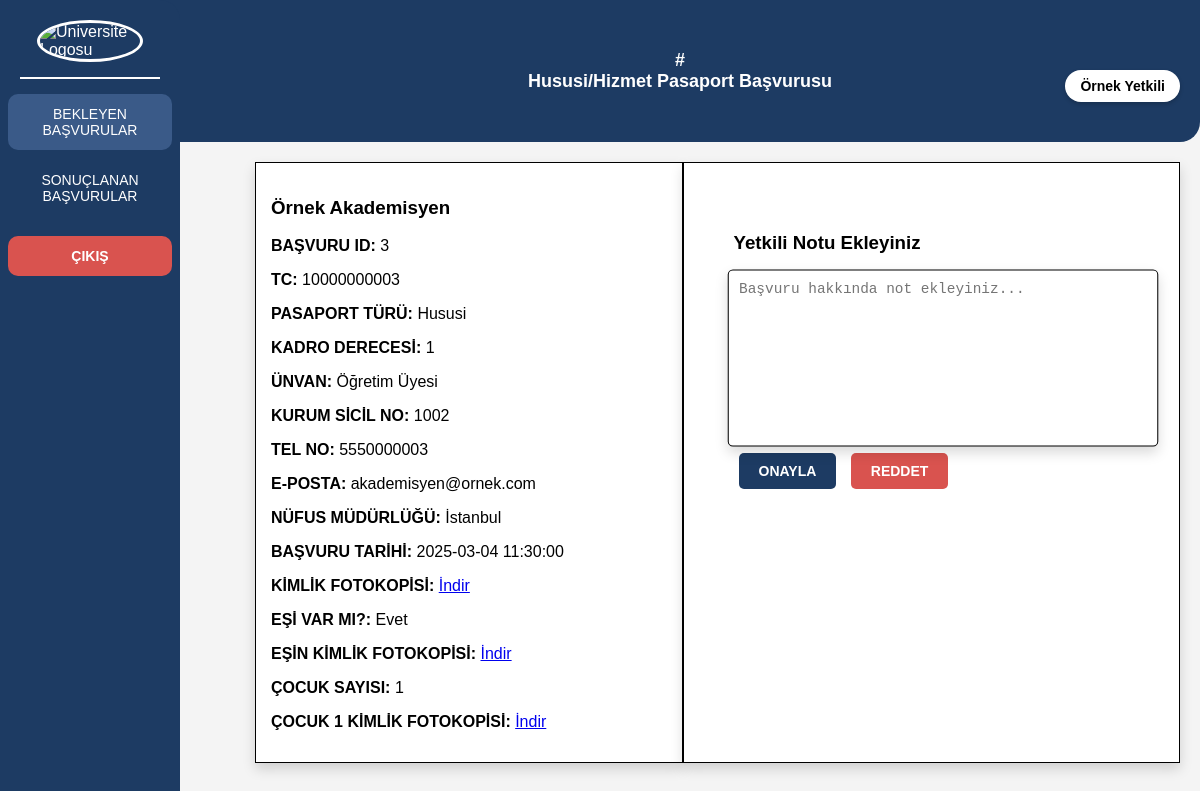
/kisibilgileri.php?id=2 (signed in), run on the app's committed database.
### tables this page shows
CREATE TABLE `users` (
  `id` int(11) NOT NULL,
  `ad_soyad` varchar(100) NOT NULL,
  `email` varchar(100) NOT NULL,
  `sifre` varchar(255) NOT NULL,
  `tc` varchar(11) NOT NULL,
  `telefon` varchar(15) NOT NULL,
  `role` tinyint(1) NOT NULL DEFAULT 0,
  `created_at` timestamp NOT NULL DEFAULT current_timestamp(),
  `faculty` varchar(255) NOT NULL,
  `position` varchar(255) NOT NULL
);

CREATE TABLE `applications` (
  `id` int(11) NOT NULL,
  `user_id` int(11) NOT NULL,
  `pasaport_turu` enum('Hususi','Hizmet') NOT NULL,
  `kadro` varchar(50) NOT NULL,
  `unvan` varchar(50) NOT NULL,
  `kurum_sicil_no` varchar(20) NOT NULL,
  `tel_no` varchar(15) NOT NULL,
  `email` varchar(100) NOT NULL,
  `nufus_mudurlugu` varchar(50) NOT NULL,
  `kimlik_fotokopisi` varchar(255) NOT NULL,
  `basvuru_tarihi` timestamp NOT NULL DEFAULT current_timestamp(),
  `surec` varchar(50) NOT NULL,
  `notlar` text DEFAULT NULL,
  `esi_var_mi` enum('Var','Yok') NOT NULL DEFAULT 'Yok',
  `es_kimlik_fotokopisi` varchar(255) DEFAULT NULL,
  `cocuk_sayisi` int(11) DEFAULT 0,
  `faculty` varchar(255) NOT NULL
);

CREATE TABLE `cocuklar` (
  `id` int(11) NOT NULL,
  `application_id` int(11) NOT NULL,
  `kimlik_fotokopisi` varchar(255) NOT NULL
);

### kisibilgileri.php (the view, shortened to what this page needs)
<?php
include 'db.php';
$yetkili_adi = $_SESSION['user_name'];
$basvuru_id = $_GET['id'];
$sql = "SELECT * FROM applications WHERE id = ?";
$stmt = $conn->prepare($sql);
$stmt->bind_param("i", $basvuru_id);
$stmt->execute();
$result = $stmt->get_result();
$basvuru = $result->fetch_assoc();
$user_sql = "SELECT ad_soyad, tc FROM users WHERE id = ?";
$user_stmt = $conn->prepare($user_sql);
$user_stmt->bind_param("i", $basvuru['user_id']);
$user_stmt->execute();
$user_result = $user_stmt->get_result();
$user_data = $user_result->fetch_assoc();
$user_name = $user_data['ad_soyad'];
$user_tc = $user_data['tc'];
?>
<!DOCTYPE html>
<html lang="tr">
<head>
</head>
<body>
    <div class="sidebar">
        <img src="#" alt="Üniversite Logosu">
        <div class="divider"></div>
        <a href="yetkilisayfa.php" class="active">BEKLEYEN BAŞVURULAR</a>
        <a href="sonuclananbasvuru.php">SONUÇLANAN BAŞVURULAR</a>
        <a href="index.php" class="logout-button">ÇIKIŞ</a>
    </div>
    <div class="header">
        # <br> Hususi/Hizmet Pasaport Başvurusu
        <div class="account-name"><?php echo htmlspecialchars($yetkili_adi); ?></div>
    </div>
    <div class="content">
        <div class="info-box">
            <h3><?php echo htmlspecialchars($user_name); ?></h3>
            <p><strong>BAŞVURU ID:</strong> <?php echo htmlspecialchars($basvuru['user_id']); ?></p>
            <p><strong>TC:</strong> <?php echo htmlspecialchars($user_tc); ?></p>
            <p><strong>PASAPORT TÜRÜ:</strong> <?php echo htmlspecialchars($basvuru['pasaport_turu']); ?></p>
            <p><strong>KADRO DERECESİ:</strong> <?php echo htmlspecialchars($basvuru['kadro']); ?></p>
            <p><strong>ÜNVAN:</strong> <?php echo htmlspecialchars($basvuru['unvan']); ?></p>
            <p><strong>KURUM SİCİL NO:</strong> <?php echo htmlspecialchars($basvuru['kurum_sicil_no']); ?></p>
            <p><strong>TEL NO:</strong> <?php echo htmlspecialchars($basvuru['tel_no']); ?></p>
            <p><strong>E-POSTA:</strong> <?php echo htmlspecialchars($basvuru['email']); ?></p>
            <p><strong>NÜFUS MÜDÜRLÜĞÜ:</strong> <?php echo htmlspecialchars($basvuru['nufus_mudurlugu']); ?></p>
            <p><strong>BAŞVURU TARİHİ:</strong> <?php echo htmlspecialchars($basvuru['basvuru_tarihi']); ?></p>
            <p><strong>KİMLİK FOTOKOPİSİ:</strong> <a href="<?php echo htmlspecialchars($basvuru['kimlik_fotokopisi']); ?>" download>İndir</a></p>
            <p><strong>EŞİ VAR MI?:</strong> <?php echo ($basvuru['esi_var_mi'] == "Var") ? "Evet" : "Hayır"; ?></p>
<?php if ($basvuru['esi_var_mi'] == "Var" && !empty($basvuru['es_kimlik_fotokopisi'])): ?>
    <p><strong>EŞİN KİMLİK FOTOKOPİSİ:</strong> <a href="<?php echo htmlspecialchars($basvuru['es_kimlik_fotokopisi']); ?>" download>İndir</a></p>
<?php endif; ?>
<p><strong>ÇOCUK SAYISI:</strong> <?php echo htmlspecialchars($basvuru['cocuk_sayisi']); ?></p>
<?php
if ($basvuru['cocuk_sayisi'] > 0):
    $sql_cocuklar = "SELECT kimlik_fotokopisi FROM cocuklar WHERE application_id = ?";
    $stmt_cocuklar = $conn->prepare($sql_cocuklar);
    $stmt_cocuklar->bind_param("i", $basvuru_id);
    $stmt_cocuklar->execute();
    $result_cocuklar = $stmt_cocuklar->get_result();
    $counter = 1;
    while ($cocuk = $result_cocuklar->fetch_assoc()):
?>
    <p><strong>ÇOCUK <?php echo $counter; ?> KİMLİK FOTOKOPİSİ:</strong>
        <a href="<?php echo htmlspecialchars($cocuk['kimlik_fotokopisi']); ?>" download>İndir</a>
    </p>
<?php
    $counter++;
    endwhile;
endif;
?>
        </div>
        <div class="note-box">
            <h3>Yetkili Notu Ekleyiniz</h3>
            <form method="POST">
                <textarea name="not" placeholder="Başvuru hakkında not ekleyiniz..."></textarea>
                <button type="submit" class="action-button approve" name="onayla">ONAYLA</button>
                <button type="submit" class="action-button reject" name="reddet">REDDET</button>
            </form>
        </div>
    </div>
</body>
</html>

### kisibilgileri.php (style rules this page uses)
body { margin: 0; font-family: 'Arial', sans-serif; background-color: #f4f4f4; }
.sidebar { position: fixed; left: 0; top: 0; height: 100vh; width: 140px; background-color: #1d3b63; padding: 20px; color: white; display: flex; flex-direction: column; align-items: center; border-radius: 0 20px 20px 0; }
.sidebar img { width: 100px; height: auto; margin-bottom: 15px; border-radius: 50%; border: 3px solid white; }
.sidebar .divider { width: 100%; height: 2px; background-color: white; margin-bottom: 15px; }
.sidebar a { display: block; color: white; text-decoration: none; font-size: 14px; padding: 12px; width: 100%; text-align: center; border-radius: 10px; margin-bottom: 10px; transition: all 0.3s ease; }
.sidebar a.active, .sidebar a:hover { background-color: #3a5a88; }
.header { background-color: #1d3b63; color: white; padding: 50px; text-align: center; font-size: 18px; font-weight: bold; margin-left: 160px; border-radius: 0 0 20px 20px; }
.account-name { position: absolute; right: 20px; top: 70px; background-color: white; color: black; padding: 8px 15px; border-radius: 20px; font-weight: bold; font-size: 14px; box-shadow: 0 2px 4px rgba(0, 0, 0, 0.2); }
.content { margin-left: 180px; padding: 40px; }
.logout-button { display: block; color: white; text-decoration: none; font-size: 14px; padding: 10px; width: 100%; text-align: center; border-radius: 10px; background-color: #d9534f; margin-top: 10px; font-weight: bold; transition: all 0.3s ease; }
.content { margin-left: 220px; padding: 20px; display: flex; justify-content: space-between; }
.info-box { width: 48%; padding: 15px; margin-left: 15px; border: 1px solid black; background-color: white; transform: scale(1.0); box-shadow: 0 6px 12px rgba(0, 0, 0, 0.15); }
.note-box { width: 48%; padding: 50px; border: 1px solid black; background-color: white; transform: scale(1.0); box-shadow: 0 6px 12px rgba(0, 0, 0, 0.15); }
.note-box textarea { width: 100%; height: 150px; padding: 10px; font-size: 14px; border: 1px solid black; border-radius: 5px; resize: none; transform: scale(1.03); box-shadow: 0 6px 12px rgba(0, 0, 0, 0.15); }
.action-button { padding: 10px 20px; font-size: 14px; font-weight: bold; border: none; border-radius: 5px; cursor: pointer; margin: 5px; }
.approve { background-color: #1d3b63; color: white; }
.reject { background-color: #d9534f; color: white; }

### data on the page
users: ad_soyad "Örnek Akademisyen", tc "10000000003"
applications: user "3", pasaport_turu "Hususi", kadro "1", unvan "Öğretim Üyesi", kurum_sicil_no "1002", tel_no "5550000003", email "akademisyen@ornek.com", nufus_mudurlugu "İstanbul", basvuru_tarihi "2025-03-04 11:30:00", cocuk_sayisi "1"

### other printed values
$yetkili_adi "Örnek Yetkili"
